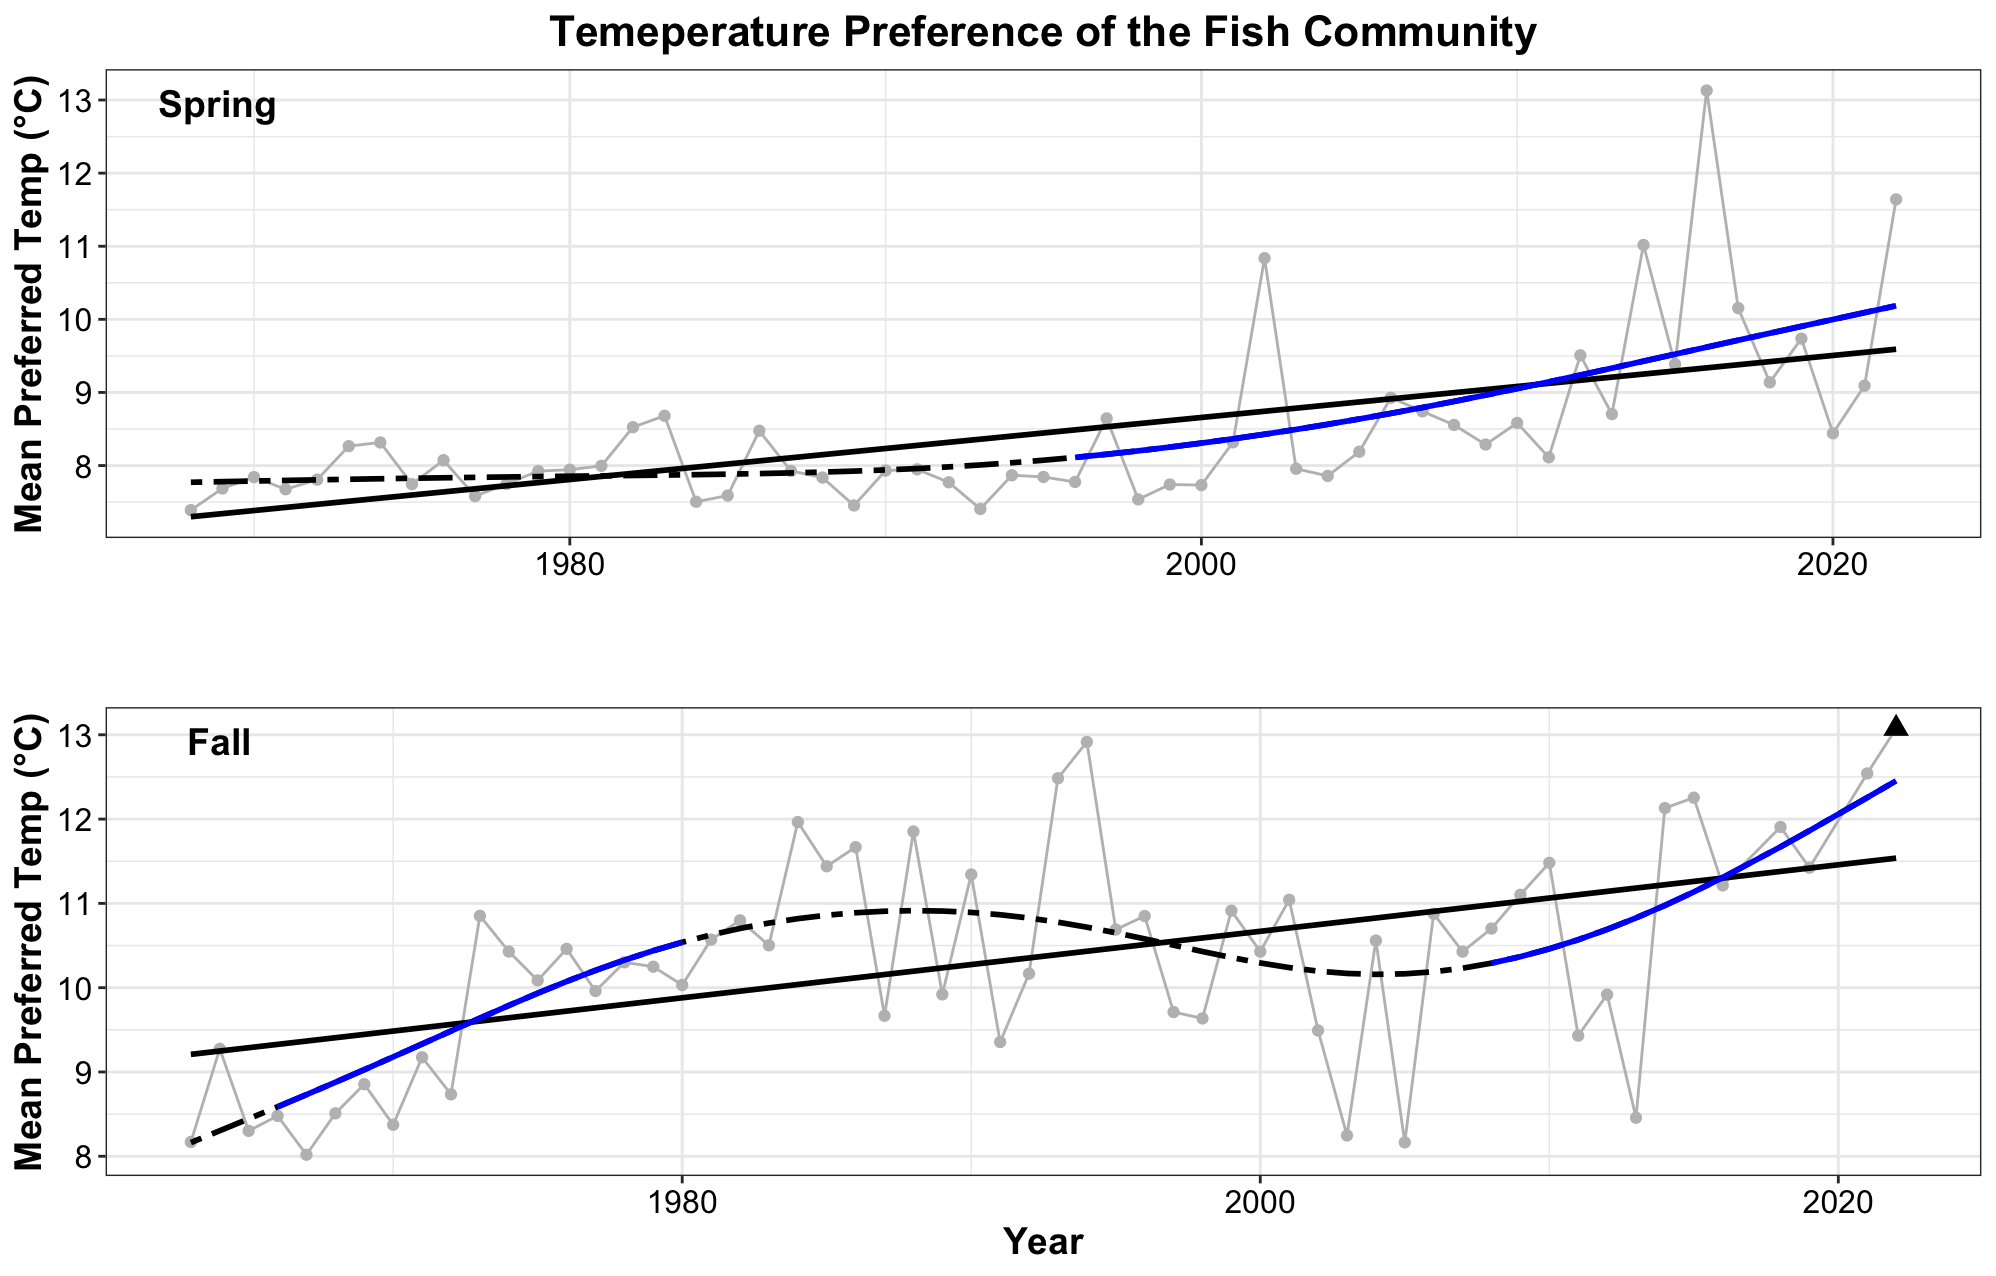

Source code (R):
## Figures for Temperature Preference of Fish Community

## **Laura Gruenburg, lagruenburg@gmail.com**

#   **LAST UPDATED: 2023 Report**


#  You will need to download the functions from here https://gist.github.com/gavinsimpson/e73f011fdaaab4bb5a30
###load required functions
setwd("~/Desktop/NYB Indicators/Deriv")
source("Deriv.R")
library(mgcv)
library(ggplot2)
#library(mgcViz)
library(ggpubr)

#######Load the datasets
setwd("~/Desktop/NYB Indicators/NYB_Indicators_Calculations/Final_Timeseries_Figures/Timeseries_Files_2023")
ds<-read.csv("avgtemp_spring_2023.csv", header = TRUE)


#calculate the 30th a and 70th percentiles for the short term column of the indicators report
qds = quantile(ds$wt_mean_temp, probs = c(.30, .70))

# find the last 5 years mean
mn_ds5 = mean(ds$wt_mean_temp[ds$YEAR >= 2019])
# what quintile the data is in
mn_ds5 >qds

# Creat a GAM - adjust k and remember to check model
mod<- gam(wt_mean_temp ~ s(YEAR, k=10), data = ds)
summary(mod) #check out model
gam.check(mod)

pdata <- with(ds, data.frame(YEAR = YEAR))
p2_mod <- predict(mod, newdata = pdata,  type = "terms", se.fit = TRUE)
intercept = 8.445519   # look at p2_mod and extract the intercept
pdata <- transform(pdata, p2_mod = p2_mod$fit[,1], se2 = p2_mod$se.fit[,1])

#  Now that we have the model prediction, the next step is to calculate the first derivative
#  Then determine which increases and decreases are significant
Term = "YEAR"
mod.d <- Deriv(mod, n=55) # n is the number of YEARs
mod.dci <- confint(mod.d, term = Term)
mod.dsig <- signifD(pdata$p2_mod, d = mod.d[[Term]]$deriv,
                    +                    mod.dci[[Term]]$upper, mod.dci[[Term]]$lower)

# Take a quick look to make sure it appears ok before final plotting
plot(wt_mean_temp ~ YEAR, data = ds)
lines(wt_mean_temp ~ YEAR, data = ds)
lines(p2_mod+intercept ~ YEAR, data = pdata, type = "n")
lines(p2_mod+intercept ~ YEAR, data = pdata)
lines(unlist(mod.dsig$incr)+intercept ~ YEAR, data = pdata, col = "blue", lwd = 3)
lines(unlist(mod.dsig$decr)+intercept ~ YEAR, data = pdata, col = "red", lwd = 3)

linearMod<- lm(wt_mean_temp ~ YEAR, data=ds)
summary(linearMod)


p1 = ggplot() + 
  geom_line(data = ds, aes(x = YEAR, y = wt_mean_temp), color = 'grey') +
  geom_point(data = ds, aes(x = YEAR, y = wt_mean_temp), color = 'gray') + 
  #geom_point(data = ds[54:55, ], aes(x = YEAR, y = wt_mean_temp), shape = 17, size = 3) + 
  geom_smooth(data = ds, aes(x = YEAR, y = wt_mean_temp), method = lm, se = FALSE, color = 'black') + 
  geom_line(data=pdata, aes(x = YEAR, y = p2_mod+intercept), se = FALSE, color = 'black', linetype = 'twodash', size = 1) + 
  geom_line(data = pdata, aes(y = unlist(mod.dsig$incr)+intercept, x = YEAR), color = "blue", size = 1) + 
  geom_line(data = pdata, aes(y = unlist(mod.dsig$decr)+intercept, x = YEAR), color = 'red', size = 1) + 
  theme_bw() +
  labs (y = bquote("Mean Preferred Temp (\u00B0C)"), x = '', title = 'Temeperature Preference of the Fish Community') + 
  theme(plot.title=element_text(size = 16,face = 'bold',hjust = 0.5), axis.title=element_text(size = 14, face = 'bold'), axis.text= element_text(color = 'black', size = 12))


ds2<-read.csv("avgtemp_fall_2023.csv", header = TRUE)


#calculate the 30th a and 70th percentiles for the short term column of the indicators report
qds2 = quantile(ds2$wt_mean_temp, probs = c(.30, .70))

# find the last 5 years mean
mn_ds25 = mean(ds2$wt_mean_temp[ds2$YEAR >= 2019])
# what quintile the data is in
mn_ds25 >qds2

# Creat a GAM - adjust k and remember to check model
mod2<- gam(wt_mean_temp ~ s(YEAR, k=10), data = ds2)
summary(mod2) #check out model
gam.check(mod2)

pdata2 <- with(ds2, data.frame(YEAR = YEAR))
p2_mod2 <- predict(mod2, newdata = pdata2,  type = "terms", se.fit = TRUE)
intercept2 = 10.33753    # look at p2_mod and extract the intercept
pdata2 <- transform(pdata2, p2_mod2 = p2_mod2$fit[,1], se2 = p2_mod2$se.fit[,1])

#  Now that we have the model prediction, the next step is to calculate the first derivative
#  Then determine which increases and decreases are significant
Term = "YEAR"
mod2.d <- Deriv(mod2, n=58) # n is the number of YEARs
mod2.dci <- confint(mod2.d, term = Term)
mod2.dsig <- signifD(pdata2$p2_mod2, d = mod2.d[[Term]]$deriv,
                     +                    mod2.dci[[Term]]$upper, mod2.dci[[Term]]$lower)

# Take a quick look to make sure it appears ok before final plotting
plot(wt_mean_temp ~ YEAR, data = ds2)
lines(wt_mean_temp ~ YEAR, data = ds2)
lines(p2_mod2+intercept2 ~ YEAR, data = pdata2, type = "n")
lines(p2_mod2+intercept2 ~ YEAR, data = pdata2)
lines(unlist(mod2.dsig$incr)+intercept2 ~ YEAR, data = pdata2, col = "blue", lwd = 3)
lines(unlist(mod2.dsig$decr)+intercept2 ~ YEAR, data = pdata2, col = "red", lwd = 3)

linearmod2<- lm(wt_mean_temp ~ YEAR, data=ds2)
summary(linearmod2)

p2 = ggplot() + 
  geom_line(data = ds2, aes(x = YEAR, y = wt_mean_temp), color = 'grey') +
  geom_point(data = ds2, aes(x = YEAR, y = wt_mean_temp), color = 'gray') + 
  geom_point(data = ds2[58, ], aes(x = YEAR, y = wt_mean_temp), shape = 17, size = 3) + 
  geom_smooth(data = ds2, aes(x = YEAR, y = wt_mean_temp), method = lm, se = FALSE, color = 'black') + 
  geom_line(data=pdata2, aes(x = YEAR, y = p2_mod2+intercept2), se = FALSE, color = 'black', linetype = 'twodash', size = 1) + 
  geom_line(data = pdata2, aes(y = unlist(mod2.dsig$incr)+intercept2, x = YEAR), color = "blue", size = 1) + 
  geom_line(data = pdata2, aes(y = unlist(mod2.dsig$decr)+intercept2, x = YEAR), color = 'red', size = 1) + 
  theme_bw() +
  labs (y = bquote("Mean Preferred Temp (\u00B0C)"), x = 'Year', title = '') + 
  theme(plot.title=element_text(size = 16,face = 'bold',hjust = 0.5), axis.title=element_text(size = 14, face = 'bold'), axis.text= element_text(color = 'black', size = 12))


ggarrange(p1, p2, 
          labels = c("Spring", " Fall"),
          label.x = c(.05,.07),
          label.y = c(0.88,0.88),
          font.label = (face = 'Italic'),
          ncol = 1, nrow = 2)
